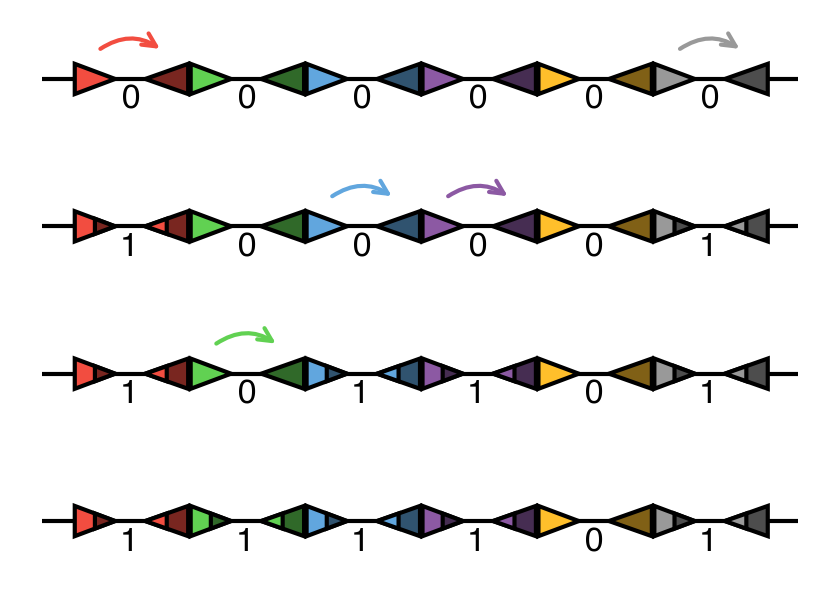

Write Python code to recreate this figure.
#!/usr/bin/env python
"""
	Recombinase-based memory array
"""

import math
import dnaplotlib as dpl
import matplotlib.pyplot as plt
from matplotlib import gridspec
from matplotlib.patches import Polygon, Ellipse, Wedge, Circle, PathPatch
from matplotlib.path import Path
from matplotlib.lines import Line2D
from matplotlib.patheffects import Stroke
import matplotlib.patches as patches

__author__  = 'Bryan Der <[email redacted]>, Voigt Lab, MIT\n\
               Thomas Gorochowski <[email redacted]>, Voigt Lab, MIT'
__license__ = 'OSI OSL 3.0'
__version__ = '1.0'

def sbol_recombinase1 (ax, type, num, start, end, prev_end, scale, linewidth, opts):
	""" SBOL recombinase site renderer - forward direction
	"""
	# Default parameters
	color = (0,0,0)
	color2 = (0,0,0)
	start_pad = 0.0
	end_pad = 0.0
	x_extent = 6.0
	y_extent = 6.0
	linestyle = '-'
	# Update default parameters if provided
	if opts != None:
		if 'start_pad' in opts.keys():
			start_pad = opts['start_pad']
		if 'end_pad' in opts.keys():
			end_pad = opts['end_pad']
		if 'x_extent' in opts.keys():
			x_extent = opts['x_extent']
		if 'y_extent' in opts.keys():
			y_extent = opts['y_extent']
		if 'linestyle' in opts.keys():
			linestyle = opts['linestyle']
		if 'linewidth' in opts.keys():
			linewidth = opts['linewidth']
		if 'scale' in opts.keys():
			scale = opts['scale']
		if 'color' in opts.keys():
			color = opts['color']
		if 'color2' in opts.keys():
			color2 = opts['color2']
	# Check direction add start padding
	final_end = end
	final_start = prev_end
	y_lower = -1 * y_extent/2
	y_upper = y_extent/2
	if start > end:
		start = prev_end+end_pad+x_extent+linewidth
		end = prev_end+end_pad
		final_end = start+start_pad
		color = color2
	else:
		start = prev_end+start_pad+linewidth
		end = start+x_extent
		final_end = end+end_pad
	# Draw the site
	p1 = Polygon([(start, y_lower), 
		          (start, y_upper),
		          (end,0)],
		          edgecolor=(0,0,0), facecolor=color, linewidth=linewidth, zorder=11, 
		          path_effects=[Stroke(joinstyle="miter")])		
	ax.add_patch(p1)
	# Add a label if needed
	if opts != None and 'label' in opts.keys():
		if final_start > final_end:
			write_label(ax, opts['label'], final_end+((final_start-final_end)/2.0), opts=opts)
		else:
			write_label(ax, opts['label'], final_start+((final_end-final_start)/2.0), opts=opts)
	# Return the final start and end positions to the DNA renderer
	if final_start > final_end:
		return prev_end, final_start
	else:
		return prev_end, final_end

def sbol_recombinase2 (ax, type, num, start, end, prev_end, scale, linewidth, opts):
	""" SBOL recombinase site renderer - reverse direction
	"""
	# Default parameters
	color = (0,0,0)
	color2 = (0,0,0)
	start_pad = 0.0
	end_pad = 0.0
	x_extent = 6.0
	y_extent = 6.0
	linestyle = '-'
	# Update default parameters if provided
	if opts != None:
		if 'start_pad' in opts.keys():
			start_pad = opts['start_pad']
		if 'end_pad' in opts.keys():
			end_pad = opts['end_pad']
		if 'x_extent' in opts.keys():
			x_extent = opts['x_extent']
		if 'y_extent' in opts.keys():
			y_extent = opts['y_extent']
		if 'linestyle' in opts.keys():
			linestyle = opts['linestyle']
		if 'linewidth' in opts.keys():
			linewidth = opts['linewidth']
		if 'scale' in opts.keys():
			scale = opts['scale']
		if 'color' in opts.keys():
			color = opts['color']
		if 'color2' in opts.keys():
			color2 = opts['color2']
		else:
			if 'color' in opts.keys():
				r2 = float(color[0]) / 2
				g2 = float(color[1]) / 2
				b2 = float(color[2]) / 2
				color2 = (r2,g2,b2)
	# Check direction add start padding
	final_end = end
	final_start = prev_end
	y_lower = -1 * y_extent/2
	y_upper = y_extent/2
	if start > end:
		start = prev_end+end_pad+x_extent+linewidth
		end = prev_end+end_pad
		final_end = start+start_pad
		temp = color
		color = color2
		color2 = temp
	else:
		start = prev_end+start_pad+linewidth
		end = start+x_extent
		final_end = end+end_pad
	# Draw the site
	p1 = Polygon([(start, y_lower), 
		         (start, y_upper),
		          (end,0)],
		          edgecolor=(0,0,0), facecolor=color, linewidth=linewidth, zorder=11, 
		          path_effects=[Stroke(joinstyle="miter")]) 
	midpoint = (end + start) / 2
	hypotenuse = math.sqrt( (y_extent/2)**2 + (x_extent)**2 )
	hypotenuse2 = hypotenuse / 2
	cosineA = (y_extent/2) / hypotenuse
	f = hypotenuse2 * cosineA
	p2 = Polygon([(midpoint, -1*f), 
		          (midpoint, f),
		          (end,0)],
		          edgecolor=(0,0,0), facecolor=color2, linewidth=linewidth, zorder=12, 
		          path_effects=[Stroke(joinstyle="miter")]) 	
	ax.add_patch(p1)
	ax.add_patch(p2)	
	# Add a label if needed
	if opts != None and 'label' in opts.keys():
		if final_start > final_end:
			write_label(ax, opts['label'], final_end+((final_start-final_end)/2.0), opts=opts)
		else:
			write_label(ax, opts['label'], final_start+((final_end-final_start)/2.0), opts=opts)
	# Return the final start and end positions to the DNA renderer
	if final_start > final_end:
		return prev_end, final_start
	else:
		return prev_end, final_end

def flip_arrow (ax, type, num, from_part, to_part, scale, linewidth, arc_height_index, opts):
	""" Regulation arcs for recombinase sites
	"""
	# Default parameters
	color = (0.0,0.0,0.0)
	arcHeightStart = 10
	arcHeightEnd = 10
	# Update default parameters if provided
	if opts != None:
		if 'linewidth' in opts.keys():
			linewidth = opts['linewidth']
		if 'color' in opts.keys():
			color = opts['color']
		if 'arc_height_start' in opts.keys():
			arcHeightStart = opts['arc_height_start']
		if 'arc_height_end' in opts.keys():
			arcHeightEnd = opts['arc_height_end']
	start = (from_part['start'] + from_part['end']) / 2
	end   = (to_part['start']   + to_part['end']) / 2
	# Check direction and draw arc
	if start > end:
		arcHeightStart = -arcHeightStart
		arcHeightEnd = -arcHeightEnd
	ax.annotate('', (end, arcHeightEnd), (start, arcHeightStart), ha="right", va="center", size=8, arrowprops=dict(arrowstyle='->',connectionstyle="arc3,rad=-.4",lw=linewidth, color=color))

# Color maps
col_map = {}
col_map['red']     = (0.95, 0.30, 0.25)
col_map['green']   = (0.38, 0.82, 0.32)
col_map['blue']    = (0.38, 0.65, 0.87)
col_map['orange']  = (1.00, 0.75, 0.17)
col_map['purple']  = (0.55, 0.35, 0.64)

# Function to darken a colour
def dark (col, fac=2.0):
	return (col[0]/fac, col[1]/fac, col[2]/fac)

# Create parts for the constructs
sp = {'type':'EmptySpace', 'name':'S1', 'fwd':True}

a1  = {'type':'RecombinaseSite',  'name':'a1',  'fwd':True,   'opts':{'color':col_map['red'], 'color2':dark(col_map['red']), 'x_extent':16, 'y_extent':12}}
a2  = {'type':'RecombinaseSite',  'name':'a2',  'fwd':False,  'opts':{'color':col_map['red'], 'color2':dark(col_map['red']), 'x_extent':16, 'y_extent':12}}
a1f = {'type':'RecombinaseSite2', 'name':'a1f', 'fwd':True,   'opts':{'color':col_map['red'], 'color2':dark(col_map['red']), 'x_extent':16, 'y_extent':12}}
a2f = {'type':'RecombinaseSite2', 'name':'a2f', 'fwd':False,  'opts':{'color':col_map['red'], 'color2':dark(col_map['red']), 'x_extent':16, 'y_extent':12}}

b1  = {'type':'RecombinaseSite',  'name':'d1',  'fwd':True,  'opts':{'color':col_map['green'], 'color2':dark(col_map['green']), 'x_extent':16, 'y_extent':12}}
b2  = {'type':'RecombinaseSite',  'name':'d2',  'fwd':False, 'opts':{'color':col_map['green'], 'color2':dark(col_map['green']), 'x_extent':16, 'y_extent':12}}
b1f = {'type':'RecombinaseSite2', 'name':'d1f', 'fwd':True,  'opts':{'color':col_map['green'], 'color2':dark(col_map['green']), 'x_extent':16, 'y_extent':12}}
b2f = {'type':'RecombinaseSite2', 'name':'d2f', 'fwd':False, 'opts':{'color':col_map['green'], 'color2':dark(col_map['green']), 'x_extent':16, 'y_extent':12}}

c1  = {'type':'RecombinaseSite',  'name':'e1',  'fwd':True,  'opts':{'color':col_map['blue'], 'color2':dark(col_map['blue']), 'x_extent':16, 'y_extent':12}}
c2  = {'type':'RecombinaseSite',  'name':'e2',  'fwd':False, 'opts':{'color':col_map['blue'], 'color2':dark(col_map['blue']), 'x_extent':16, 'y_extent':12}}
c1f = {'type':'RecombinaseSite2', 'name':'e1f', 'fwd':True,  'opts':{'color':col_map['blue'], 'color2':dark(col_map['blue']), 'x_extent':16, 'y_extent':12}}
c2f = {'type':'RecombinaseSite2', 'name':'e2f', 'fwd':False, 'opts':{'color':col_map['blue'], 'color2':dark(col_map['blue']), 'x_extent':16, 'y_extent':12}}

d1  = {'type':'RecombinaseSite',  'name':'f1',  'fwd':True,  'opts':{'color':col_map['purple'], 'color2':dark(col_map['purple']), 'x_extent':16, 'y_extent':12}}
d2  = {'type':'RecombinaseSite',  'name':'f2',  'fwd':False, 'opts':{'color':col_map['purple'], 'color2':dark(col_map['purple']), 'x_extent':16, 'y_extent':12}}
d1f = {'type':'RecombinaseSite2', 'name':'f1f', 'fwd':True,  'opts':{'color':col_map['purple'], 'color2':dark(col_map['purple']), 'x_extent':16, 'y_extent':12}}
d2f = {'type':'RecombinaseSite2', 'name':'f2f', 'fwd':False, 'opts':{'color':col_map['purple'], 'color2':dark(col_map['purple']), 'color2':dark(col_map['purple']), 'x_extent':16, 'y_extent':12}}

e1  = {'type':'RecombinaseSite',  'name':'h1',  'fwd':True,  'opts':{'color':col_map['orange'], 'color2':dark(col_map['orange']), 'x_extent':16, 'y_extent':12}}
e2  = {'type':'RecombinaseSite',  'name':'h2',  'fwd':False, 'opts':{'color':col_map['orange'], 'color2':dark(col_map['orange']), 'x_extent':16, 'y_extent':12}}
e1f = {'type':'RecombinaseSite2', 'name':'h1f', 'fwd':True,  'opts':{'color':col_map['orange'], 'color2':dark(col_map['orange']), 'x_extent':16, 'y_extent':12}}
e2f = {'type':'RecombinaseSite2', 'name':'h2f', 'fwd':False, 'opts':{'color':col_map['orange'], 'color2':dark(col_map['orange']), 'x_extent':16, 'y_extent':12}}

x1  = {'type':'RecombinaseSite',  'name':'x1',  'fwd':True,  'opts':{'color':(0.6,0.6,0.6), 'color2':dark((0.6,0.6,0.6)), 'x_extent':16, 'y_extent':12}}
x2  = {'type':'RecombinaseSite',  'name':'x2',  'fwd':False, 'opts':{'color':(0.6,0.6,0.6), 'color2':dark((0.6,0.6,0.6)), 'x_extent':16, 'y_extent':12}}
x1f = {'type':'RecombinaseSite2', 'name':'x1f', 'fwd':True,  'opts':{'color':(0.6,0.6,0.6), 'color2':dark((0.6,0.6,0.6)), 'x_extent':16, 'y_extent':12}}
x2f = {'type':'RecombinaseSite2', 'name':'x2f', 'fwd':False, 'opts':{'color':(0.6,0.6,0.6), 'color2':dark((0.6,0.6,0.6)), 'x_extent':16, 'y_extent':12}}

# Define the designs
design1 = [sp, a1,sp,a2,    b1,sp,b2,   c1,sp,c2,   d1,sp,d2,   e1,sp,e2, x1,sp,x2,   sp]
design2 = [sp, a1f,sp,a2f,  b1,sp,b2,   c1,sp,c2,   d1,sp,d2,   e1,sp,e2, x1f,sp,x2f, sp]
design3 = [sp, a1f,sp,a2f,  b1,sp,b2,   c1f,sp,c2f, d1f,sp,d2f, e1,sp,e2, x1f,sp,x2f, sp]
design4 = [sp, a1f,sp,a2f,  b1f,sp,b2f, c1f,sp,c2f, d1f,sp,d2f, e1,sp,e2, x1f,sp,x2f, sp]

# Potential regulation arcs that might be present
arc_a = {'type':'Connection', 'from_part':a1, 'to_part':a2, 'opts':{'color':col_map['red'],    'linewidth':1.0, 'arc_height_start':10, 'arc_height_end':10}}
arc_b = {'type':'Connection', 'from_part':b1, 'to_part':b2, 'opts':{'color':col_map['green'],  'linewidth':1.0, 'arc_height_start':10, 'arc_height_end':10}}
arc_c = {'type':'Connection', 'from_part':c1, 'to_part':c2, 'opts':{'color':col_map['blue'],   'linewidth':1.0, 'arc_height_start':10, 'arc_height_end':10}}
arc_d = {'type':'Connection', 'from_part':d1, 'to_part':d2, 'opts':{'color':col_map['purple'], 'linewidth':1.0, 'arc_height_start':10, 'arc_height_end':10}}
arc_e = {'type':'Connection', 'from_part':e1, 'to_part':e2, 'opts':{'color':col_map['orange'], 'linewidth':1.0, 'arc_height_start':10, 'arc_height_end':10}}
arc_x = {'type':'Connection', 'from_part':x1, 'to_part':x2, 'opts':{'color':(0.6,0.6,0.6), 'linewidth':1.0, 'arc_height_start':10, 'arc_height_end':10}}
arc_ar = {'type':'Connection', 'from_part':a2f, 'to_part':a1f, 'opts':{'color':col_map['red'],    'linewidth':1.0, 'arc_height_start':10, 'arc_height_end':10}}
arc_er = {'type':'Connection', 'from_part':e2f, 'to_part':e1f, 'opts':{'color':col_map['orange'], 'linewidth':1.0, 'arc_height_start':10, 'arc_height_end':10}}
arc_xr = {'type':'Connection', 'from_part':x2f, 'to_part':x1f, 'opts':{'color':(0.6,0.6,0.6), 'linewidth':1.0, 'arc_height_start':10, 'arc_height_end':10}}

# Define the regulation at each stage
reg1 = [arc_a, arc_x]
reg2 = [arc_c, arc_d]
reg3 = [arc_b]

# Create the figure and axes
fig = plt.figure(figsize=(2.8,2.0))
gs = gridspec.GridSpec(4, 1)
ax_dna1 = plt.subplot(gs[0])
ax_dna2 = plt.subplot(gs[1])
ax_dna3 = plt.subplot(gs[2])
ax_dna4 = plt.subplot(gs[3])

# Create the DNAplotlib renderer
dr = dpl.DNARenderer()
# Use standard renderers for normal parts
reg_renderers = dr.std_reg_renderers()
part_renderers = dr.SBOL_part_renderers()
# Append the user defined renderers
reg_renderers['Connection'] = flip_arrow
part_renderers['RecombinaseSite'] = sbol_recombinase1
part_renderers['RecombinaseSite2'] = sbol_recombinase2

# Will go through the design and add label of binary state
def label_binary_state(design, ax):
	for part in design:
		if part['type'] == 'RecombinaseSite' and part['fwd'] == True:
			# 0 state
			ax.text(part['start']+20, -14.5, '0', fontsize=8, 
				    horizontalalignment='left', verticalalignment='bottom')
		elif part['type'] == 'RecombinaseSite2' and part['fwd'] == True:
			# 1 state
			ax.text(part['start']+20, -14.5, '1', fontsize=8, 
				    horizontalalignment='left', verticalalignment='bottom')

# Render the array
start, end = dr.renderDNA(ax_dna1, design1, part_renderers,
	                      regs=reg1, reg_renderers=reg_renderers)
label_binary_state(design1, ax_dna1)
ax_dna1.set_xlim([start, end])
ax_dna1.set_ylim([-15,15])
ax_dna1.set_aspect('equal')
ax_dna1.set_xticks([])
ax_dna1.set_yticks([])
ax_dna1.axis('off')

# Render the array
start, end = dr.renderDNA(ax_dna2, design2, part_renderers,
	                      regs=reg2, reg_renderers=reg_renderers)
label_binary_state(design2, ax_dna2)
ax_dna2.set_xlim([start, end])
ax_dna2.set_ylim([-15,15])
ax_dna2.set_aspect('equal')
ax_dna2.set_xticks([])
ax_dna2.set_yticks([])
ax_dna2.axis('off')

# Render the array
start, end = dr.renderDNA(ax_dna3, design3, part_renderers,
	                      regs=reg3, reg_renderers=reg_renderers)
label_binary_state(design3, ax_dna3)
ax_dna3.set_xlim([start, end])
ax_dna3.set_ylim([-15,15])
ax_dna3.set_aspect('equal')
ax_dna3.set_xticks([])
ax_dna3.set_yticks([])
ax_dna3.axis('off')

# Render the array (final array has no regulation)
start, end = dr.renderDNA(ax_dna4, design4, part_renderers)
label_binary_state(design4, ax_dna4)
ax_dna4.set_xlim([start, end])
ax_dna4.set_ylim([-15,15])
ax_dna4.set_aspect('equal')
ax_dna4.set_xticks([])
ax_dna4.set_yticks([])
ax_dna4.axis('off')

# Set bounds and display options for the axes
plt.subplots_adjust(hspace=0.01, left=0.05, right=0.95, top=0.99, bottom=0.01)

# Save the figure
fig.savefig('recombinase_array.pdf', transparent=True)
fig.savefig('recombinase_array.png', dpi=300)

# Clear the plotting cache
plt.close('all')
